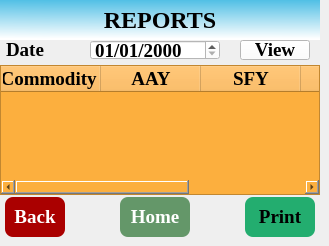
   <widget class="QWidget" name="page_11">
    <widget class="QDateEdit" name="dateEdit">
     <property name="geometry">
      <rect>
       <x>90</x>
       <y>40</y>
       <width>130</width>
       <height>20</height>
      </rect>
     </property>
     <property name="maximumSize">
      <size>
       <width>16777215</width>
       <height>16777215</height>
      </size>
     </property>
     <property name="font">
      <font>
       <family>Liberation Serif</family>
       <pointsize>14</pointsize>
       <weight>75</weight>
       <bold>true</bold>
      </font>
     </property>
     <property name="styleSheet">
      <string notr="true">background-color: rgb(255, 255, 255);</string>
     </property>
     <property name="displayFormat">
      <string>dd/MM/yyyy</string>
     </property>
     <property name="calendarPopup">
      <bool>false</bool>
     </property>
    </widget>
    <widget class="QLabel" name="lblPopupDate">
     <property name="geometry">
      <rect>
       <x>6</x>
       <y>40</y>
       <width>80</width>
       <height>20</height>
      </rect>
     </property>
     <property name="font">
      <font>
       <family>Liberation Serif</family>
       <pointsize>14</pointsize>
       <weight>75</weight>
       <bold>true</bold>
      </font>
     </property>
     <property name="styleSheet">
      <string notr="true"/>
     </property>
     <property name="text">
      <string>Date</string>
     </property>
    </widget>
    <widget class="QPushButton" name="btnBackDt">
     <property name="geometry">
      <rect>
       <x>5</x>
       <y>197</y>
       <width>60</width>
       <height>40</height>
      </rect>
     </property>
     <property name="font">
      <font>
       <family>Liberation Serif</family>
       <pointsize>14</pointsize>
       <weight>75</weight>
       <bold>true</bold>
      </font>
     </property>
     <property name="styleSheet">
      <string notr="true">border-radius: 8px;
background-color: rgb(170, 0, 0);
color: rgb(255, 255, 255);</string>
     </property>
     <property name="text">
      <string>Back</string>
     </property>
    </widget>
    <widget class="QPushButton" name="btnOkDt">
     <property name="geometry">
      <rect>
       <x>245</x>
       <y>197</y>
       <width>70</width>
       <height>40</height>
      </rect>
     </property>
     <property name="font">
      <font>
       <family>Liberation Serif</family>
       <pointsize>14</pointsize>
       <weight>75</weight>
       <bold>true</bold>
      </font>
     </property>
     <property name="styleSheet">
      <string notr="true">/*background-color: rgb(255, 255, 255);
color: rgb(0, 0, 255);*/
border-radius: 8px;
background-color: rgb(35, 173, 111);
color: rgb(0, 0, 0);
</string>
     </property>
     <property name="text">
      <string>Print</string>
     </property>
    </widget>
    <widget class="QPushButton" name="btnDtSalesView">
     <property name="geometry">
      <rect>
       <x>240</x>
       <y>40</y>
       <width>70</width>
       <height>20</height>
      </rect>
     </property>
     <property name="font">
      <font>
       <family>Liberation Serif</family>
       <pointsize>14</pointsize>
       <weight>75</weight>
       <bold>true</bold>
      </font>
     </property>
     <property name="styleSheet">
      <string notr="true">background-color: rgb(255, 255, 255);</string>
     </property>
     <property name="text">
      <string>View</string>
     </property>
    </widget>
    <widget class="QTableWidget" name="tblSalesDaily">
     <property name="geometry">
      <rect>
       <x>0</x>
       <y>65</y>
       <width>320</width>
       <height>130</height>
      </rect>
     </property>
     <property name="font">
      <font>
       <family>Liberation Serif</family>
       <pointsize>14</pointsize>
       <weight>75</weight>
       <bold>true</bold>
      </font>
     </property>
     <property name="styleSheet">
      <string notr="true">background-color: rgb(252, 175, 62);</string>
     </property>
     <property name="inputMethodHints">
      <set>Qt::ImhNone</set>
     </property>
     <property name="editTriggers">
      <set>QAbstractItemView::NoEditTriggers</set>
     </property>
     <column>
      <property name="text">
       <string>Commodity </string>
      </property>
      <property name="font">
       <font>
        <family>Liberation Serif</family>
        <pointsize>14</pointsize>
        <weight>75</weight>
        <bold>true</bold>
       </font>
      </property>
      <property name="textAlignment">
       <set>AlignCenter</set>
      </property>
     </column>
     <column>
      <property name="text">
       <string>AAY</string>
      </property>
      <property name="font">
       <font>
        <family>Liberation Serif</family>
        <pointsize>14</pointsize>
        <weight>75</weight>
        <bold>true</bold>
       </font>
      </property>
      <property name="textAlignment">
       <set>AlignCenter</set>
      </property>
     </column>
     <column>
      <property name="text">
       <string>SFY</string>
      </property>
      <property name="font">
       <font>
        <family>Liberation Serif</family>
        <pointsize>14</pointsize>
        <weight>75</weight>
        <bold>true</bold>
       </font>
      </property>
     </column>
     <column>
      <property name="text">
       <string>PHH</string>
      </property>
      <property name="font">
       <font>
        <family>Liberation Serif</family>
        <pointsize>14</pointsize>
        <weight>75</weight>
        <bold>true</bold>
       </font>
      </property>
     </column>
     <column>
      <property name="text">
       <string>Total</string>
      </property>
      <property name="font">
       <font>
        <family>Liberation Serif</family>
        <pointsize>14</pointsize>
        <weight>75</weight>
        <bold>true</bold>
       </font>
      </property>
     </column>
    </widget>
    <widget class="QPushButton" name="pushButton_7">
     <property name="geometry">
      <rect>
       <x>120</x>
       <y>197</y>
       <width>70</width>
       <height>40</height>
      </rect>
     </property>
     <property name="font">
      <font>
       <family>Liberation Serif</family>
       <pointsize>14</pointsize>
       <weight>75</weight>
       <bold>true</bold>
      </font>
     </property>
     <property name="styleSheet">
      <string notr="true">background-color: rgb(100, 151, 105);
color: rgb(255, 255, 255);
border-radius: 8px;</string>
     </property>
     <property name="text">
      <string>Home</string>
     </property>
     <property name="iconSize">
      <size>
       <width>20</width>
       <height>20</height>
      </size>
     </property>
    </widget>
    <widget class="QLabel" name="lblSettings_2">
     <property name="geometry">
      <rect>
       <x>0</x>
       <y>0</y>
       <width>320</width>
       <height>40</height>
      </rect>
     </property>
     <property name="font">
      <font>
       <family>Liberation Serif</family>
       <pointsize>18</pointsize>
       <weight>75</weight>
       <bold>true</bold>
      </font>
     </property>
     <property name="layoutDirection">
      <enum>Qt::LeftToRight</enum>
     </property>
     <property name="styleSheet">
      <string notr="true">background-color: qlineargradient(spread:pad, x1:0.97005, y1:0, x2:0.960199, y2:0.972, stop:0 rgba(80, 191, 229, 255), stop:1 rgba(255, 255, 255, 255));</string>
     </property>
     <property name="frameShape">
      <enum>QFrame::NoFrame</enum>
     </property>
     <property name="frameShadow">
      <enum>QFrame::Plain</enum>
     </property>
     <property name="text">
      <string>REPORTS</string>
     </property>
     <property name="scaledContents">
      <bool>false</bool>
     </property>
     <property name="alignment">
      <set>Qt::AlignCenter</set>
     </property>
    </widget>
    <widget class="QLabel" name="lblAP_Logo1_9">
     <property name="geometry">
      <rect>
       <x>0</x>
       <y>0</y>
       <width>50</width>
       <height>40</height>
      </rect>
     </property>
     <property name="styleSheet">
      <string notr="true">background-color: qlineargradient(spread:pad, x1:0.97005, y1:0, x2:0.960199, y2:0.972, stop:0 rgba(80, 191, 229, 255), stop:1 rgba(255, 255, 255, 255));
border-image: url(:/rsc/images/NagalandGovtLogo.png);</string>
     </property>
     <property name="text">
      <string/>
     </property>
     <property name="scaledContents">
      <bool>true</bool>
     </property>
    </widget>
   </widget>
